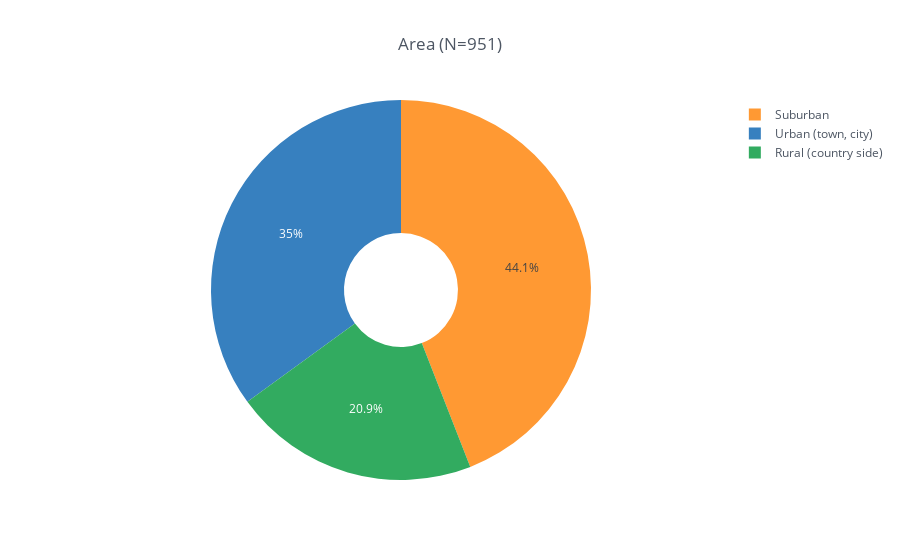

The code cell stored with this chart in its notebook:
### Code cell
total_responses = sum(gcbs_clean_df['DEMO_urban'].value_counts())
urban_df = gcbs_clean_df['DEMO_urban'].value_counts().rename_axis('DEMO_urban').reset_index(name='counts')
urban_df.iplot(kind='pie', labels='DEMO_urban', values='counts', title='Area (N={})'.format(total_responses), hoverinfo="label+percent+name", hole=0.3, theme='white')

### Figure 1 — Plotly figure (JSON) as saved in the notebook; plotly's stock layout.template omitted (floating-point values rounded to 4 significant figures)
{"data": [{"hole": 0.3, "labels": ["Suburban", "Urban (town, city)", "Rural (country side)"], "marker": {"colors": ["rgba(255, 153, 51, 1.0)", "rgba(55, 128, 191, 1.0)", "rgba(50, 171, 96, 1.0)"]}, "name": "", "type": "pie", "values": [419, 333, 199]}], "layout": {"legend": {"bgcolor": "#FFFFFF", "font": {"color": "#4D5663"}}, "paper_bgcolor": "#FFFFFF", "plot_bgcolor": "#FFFFFF", "title": "Area (N=951)", "titlefont": {"color": "#4D5663"}}}
